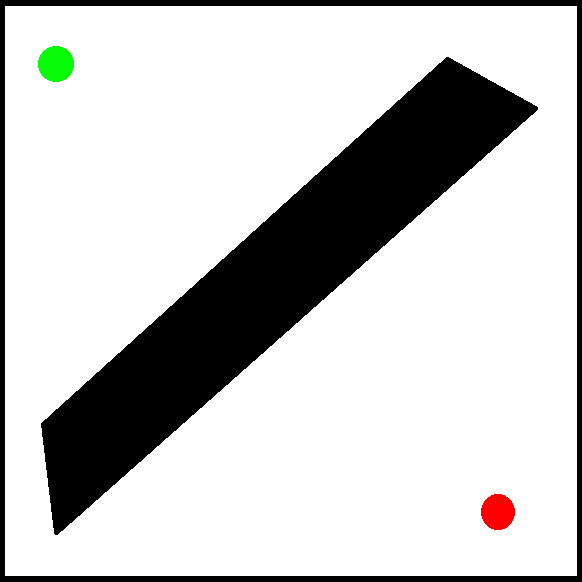
#> input picture Laboratorio/Laboratorio05/PruebaLab1.bmp, 582 x 582 px
$ python Laboratorio05.py
#> lines starting #> are read from the running program, lines starting #| are printed output that depends on the picture
#> the answer given: PruebaLab1.bmp
# LABORATORIO 5
# Daniela Navas
# Inteligencia Artificial - Ciclo 1 | 2025

# ----------------------------------------------------------------------
# Librerias
# ----------------------------------------------------------------------
from PIL import Image
import matplotlib.pyplot as plt
from matplotlib.colors import ListedColormap
import numpy as np
import os
from tkinter import Tk
from tkinter.filedialog import askopenfilename
from abc import ABC, abstractmethod
from collections import deque
import heapq

# ======================================================================
#
# Task 1 - Graph-Search
#
# ======================================================================

# ======================================================================
# Task 1.1 - Discretización de la imagen
# ======================================================================
# ----------------------------------------------------------------------
# FUNCIÓN PARA DEFINIR COLOR
# Los colores en la imagen (especialmente aquellos que no son blanco
# y negro) no siempre son del código RGB exacto, por ello se define una
# rango aceptable.
# ----------------------------------------------------------------------
def def_color(r, g, b, color, tolerancia):
    """
    Param:
        r (int): Componente rojo del color.
        g (int): Componente verde del color.
        b (int): Componente azul del color.
        color (tuple): Tupla que contiene el color de referencia (r_ref, g_ref, b_ref).
        tolerancia (int): Valor que define el rango de tolerancia para la comparación.

    Return:
        bool: True si el color está dentro del rango de tolerancia, False en caso contrario.
    """
    r_ref, g_ref, b_ref = color # Verifica si un color está dentro de la tolerancia de otro
    return (abs(r - r_ref) <= tolerancia and
            abs(g - g_ref) <= tolerancia and
            abs(b - b_ref) <= tolerancia)

# ----------------------------------------------------------------------
# IMAGEN A MATRIZ
# Procesa una imagen, reduce su tamaño y convierte cada píxel en un
# valor correspondiente a su color en la matriz:
# - Blanco -> 0 (Camino libre)
# - Negro -> 1 (Pared)
# - Verde -> 2 (Meta)
# - Rojo -> 3 (Inicio)
# ----------------------------------------------------------------------
def imagen_a_matriz(ruta_imagen, factor_escala, tolerancia):
    """
    Param:
        ruta_imagen (str): Ruta del archivo de imagen a procesar.
        factor_escala (int): Factor de escala para redimensionar la imagen.
        tolerancia (int): Tolerancia para la comparación de colores.

    Return:
        numpy.ndarray: Matriz con valores enteros que representan los colores procesados de la imagen.
    """
#> called with ruta_imagen = 'PruebaLab1.bmp', factor_escala = 10, tolerancia = 30
    img = Image.open(ruta_imagen).convert("RGB")                       # Carga la imagen y la convierte a formato RGB
#> img is the input picture: PIL image 582x582 RGB; mean R, G, B 201, 201, 200.3
    ancho, alto = img.size                                             # Obtiene las dimensiones originales de la imagen
#> ancho = 582; alto = 582
    img = img.resize((ancho // factor_escala, alto // factor_escala))  # Redimensiona la imagen según el factor de escala
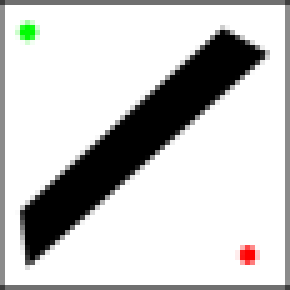
#> img: PIL image 58x58 RGB (shown 5 times larger); mean R, G, B 201.7, 201.7, 200.9
    pixeles = np.array(img)                                            # Convierte la imagen en un array de píxeles RGB
    matriz = np.zeros((pixeles.shape[0], pixeles.shape[1]), dtype=int) # Inicializa una matriz de ceros del mismo tamaño

    # Recorre cada píxel de la imagen y asigna un valor a la matriz dependiendo del color
    for i in range(pixeles.shape[0]):
        for j in range(pixeles.shape[1]):
            r, g, b = pixeles[i, j] # Obtiene los valores RGB de cada píxel

            # Compara el color de cada píxel con los colores definidos
            if def_color(r, g, b, (255, 255, 255), tolerancia):  # Blanco
                matriz[i, j] = 0                                 # Camino libre
            elif def_color(r, g, b, (0, 0, 0), tolerancia):  # Negro
                matriz[i, j] = 1                             # Pared
            elif def_color(r, g, b, (0, 255, 0), tolerancia):  # Verde
                matriz[i, j] = 2                               # Meta
            elif def_color(r, g, b, (255, 0, 0), tolerancia):  # Rojo
                matriz[i, j] = 3                               # Inicio
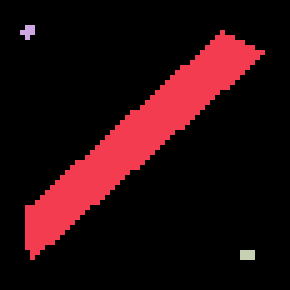
#> matriz: shape (58, 58) int64 (shown 5 times larger); 4 distinct labels, from 0 to 3; one colour per label, 0 black

    return matriz # Devuelve la matriz resultante

# IMAGEN CON RUTA DEL DIRECTORIO (Solo se uso para pruebas iniciales)
# Para evitar errores se obtiene la ruta del directorio donde está guardado el script
# directorio_actual = os.path.dirname(os.path.abspath(__file__))
# ruta_imagen = os.path.join(directorio_actual, "PruebaLab1.bmp") # Concatenar con la ruta de la imagen

# ABRIR IMAGEN DESDE EL EXPLORADOR DE ARCHIVOS ----------------------------------------------------------
Tk().withdraw() # Evitar que se abra una ventana vacía de tkinter
ruta_imagen = askopenfilename(title="Seleccionar imagen", filetypes=[("Archivos de imagen", "*.bmp;*.png")]) # Abrir el cuadro de diálogo para seleccionar la imagen

# Si se selecciona una imagen, se guarda la ruta
if ruta_imagen:
    print(f"Ruta de la imagen seleccionada: {ruta_imagen}")
else:
    print("No se seleccionó ninguna imagen.")

# Convertir la imagen en matriz
escala = 10       # Definir escala
tolerancia = 30   # Definir tolerancia
matriz_lab = imagen_a_matriz(ruta_imagen, escala, tolerancia)

# Visualizar Matriz (Solo para pruebas)
# np.set_printoptions(threshold=np.inf) # Configurar para imprimir toda la matriz
# print(matriz_lab) # Mostrar la matriz
"""
# Para pruebas:
matriz_lab = [
    [3, 0, 0, 1, 0, 0],
    [0, 0, 0, 1, 0, 0],
    [0, 1, 0, 0, 0, 0],
    [0, 1, 0, 0, 0, 0],
    [0, 1, 0, 0, 0, 0],
    [0, 0, 0, 1, 2, 0]
]
"""
# Mostrar Matriz extraída de la imagen
colors = ['white', 'black', 'green', 'red']
cmap_1 = ListedColormap(colors)
plt.imshow(matriz_lab, cmap=cmap_1)
plt.xticks([])  # Elimina los valores del eje x
plt.yticks([])  # Elimina los valores del eje y
plt.title("Matriz del Laberinto")
plt.show()

# ======================================================================
# Task 1.2 - Framework de Problemas
# ======================================================================
"""
Clase Problema
Interfaz genérica que define las funciones necesarias para resolver un
problema de búsqueda. La idea es que esta clase establezca los métodos
clave que todos los problemas deben implementa
"""
class Problema(ABC):
    def __init__(self, matriz):
        self.matriz = matriz
        self.filas = len(matriz)
        self.columnas = len(matriz[0])
        self.inicio = self.encontrar_posicion(3)  # Rojo (3 en Matriz) es Inicio
        self.meta = self.encontrar_posicion(2)    # Verde (2 en Matriz) es la Meta

    def encontrar_posicion(self, valor):
        """
        Encuentra la posición de un valor en la matriz.
        """
#> called with valor = 3
        for i in range(self.filas):
            for j in range(self.columnas):
                if self.matriz[i][j] == valor:
                    return (i, j)
        return None

    # Definir métodos que deben ser implementados:
    @abstractmethod
    def actions(self, estado):
        pass

    @abstractmethod
    def stepCost(self, estado, accion, nuevo_estado):
        pass

    @abstractmethod
    def goalTest(self, estado):
        pass

    @abstractmethod
    def h(self, estado):
        pass

"""
Clase Laberinto
Subclase de Problema
Implementa las funciones necesarias para representar y resolver el problema
específico del laberinto. Aquí es donde se define cómo interactuar con la
estructura del laberinto y cómo generar las acciones posibles, calcular costos,
y aplicar las heurísticas.
"""
class Laberinto(Problema):
    def actions(self, estado):
        """
        Return:
         - Acciones posibles desde el estado dado.
            Las acciones posibles son: mover arriba, abajo, izquierda, derecha.
        """
        acciones = []
        x, y = estado
        if x > 0 and self.matriz[x - 1][y] != 1:  # No es pared
            acciones.append('arriba')
        if x < self.filas - 1 and self.matriz[x + 1][y] != 1:  # No es pared
            acciones.append('abajo')
        if y > 0 and self.matriz[x][y - 1] != 1:  # No es pared
            acciones.append('izquierda')
        if y < self.columnas - 1 and self.matriz[x][y + 1] != 1:  # No es pared
            acciones.append('derecha')
        return acciones

    # [7 lines left out: function stepCost, not called in this run]

    def goalTest(self, estado):
        """
        Verifica si el estado actual es la meta
        """
        return estado == self.meta

    # [7 lines left out: function h, not called in this run]

# Para pruebas:
# problema = Laberinto(matriz_lab) # Crear el problema del laberinto
# acciones_posibles = problema.actions(problema.inicio) # Obtener acciones posibles desde el estado de inicio
# print(f"Acciones posibles desde el inicio: {acciones_posibles}")
# es_meta = problema.goalTest(problema.inicio) # Verificar si hemos alcanzado la meta
# print(f"¿Hemos llegado a la meta? {es_meta}")

# ======================================================================
# Task 1.3 - Graph-Search
# ======================================================================
# ----------------------------------------------------------------------
# GRAPH-SEARCH
# Función genérica para realizar una búsqueda en un problema
# ----------------------------------------------------------------------
def graphSearch(problema, estrategia="BFS"):
    """
    Params:
    - problema: Instancia de la clase Problema.
    - estrategia: El tipo de búsqueda ('BFS', 'DFS', 'A*').

    Return:
    - Un camino hacia la meta si se encuentra, de lo contrario, None.
    """
#> called with estrategia = 'BFS'
    # Estado inicial
    estado_inicial = problema.inicio
    meta = problema.meta

    # Inicializar las estructuras de datos según la estrategia
    if estrategia == "BFS":
        frontera = deque([estado_inicial])             # FIFO (BFS)
        visitados = set()
    elif estrategia == "DFS":
        frontera = [estado_inicial]                    # LIFO (DFS)
        visitados = set()
    elif estrategia == "A*":
        frontera = []                                  # Cola de prioridad (A*)
        heapq.heappush(frontera, (0, estado_inicial))  # (costo + heurística, estado)
        visitados = set()
    else:
        raise ValueError(f"Estrategia '{estrategia}' no reconocida.")

    # Diccionario para seguir el camino
    padre = {estado_inicial: None}

    while frontera:
        if estrategia == "BFS":
            estado_actual = frontera.popleft()          # Explorar el primero (BFS)
        elif estrategia == "DFS":
            estado_actual = frontera.pop()              # Explorar el último (DFS)
        elif estrategia == "A*":
            _, estado_actual = heapq.heappop(frontera)  # Explorar el de menor costo estimado

        # Verificar si se llego a la meta
        if problema.goalTest(estado_actual):
            # Reconstruir el camino hacia la meta
            camino = []
            while estado_actual is not None:
                camino.append(estado_actual)
                estado_actual = padre[estado_actual]
            return camino[::-1]  # Invertir el camino para obtener la secuencia de inicio a meta

        # Marcar como visitado
        visitados.add(estado_actual)

        # Explorar los vecinos
        for accion in problema.actions(estado_actual):
            nuevo_estado = apply_action(estado_actual, accion)  # Función auxiliar para aplicar la acción
            if nuevo_estado not in visitados:
                # Para A*, añadir el costo + heurística
                if estrategia == "A*":
                    costo = problema.stepCost(estado_actual, accion, nuevo_estado)
                    heuristica = problema.h(nuevo_estado)
                    heapq.heappush(frontera, (costo + heuristica, nuevo_estado))

                # Para BFS y DFS, añadir el estado a la frontera
                if estrategia != "A*":
                    frontera.append(nuevo_estado)

                # Agregar el estado al diccionario de padres
                padre[nuevo_estado] = estado_actual

    return None  # Si no se encuentra un camino

# ----------------------------------------------------------------------
# APPLY_ACTION
# Función auxiliar para aplicar la acción sobre el estado
# ----------------------------------------------------------------------
#> (the run stopped early here; a loop or call above may not have finished)
